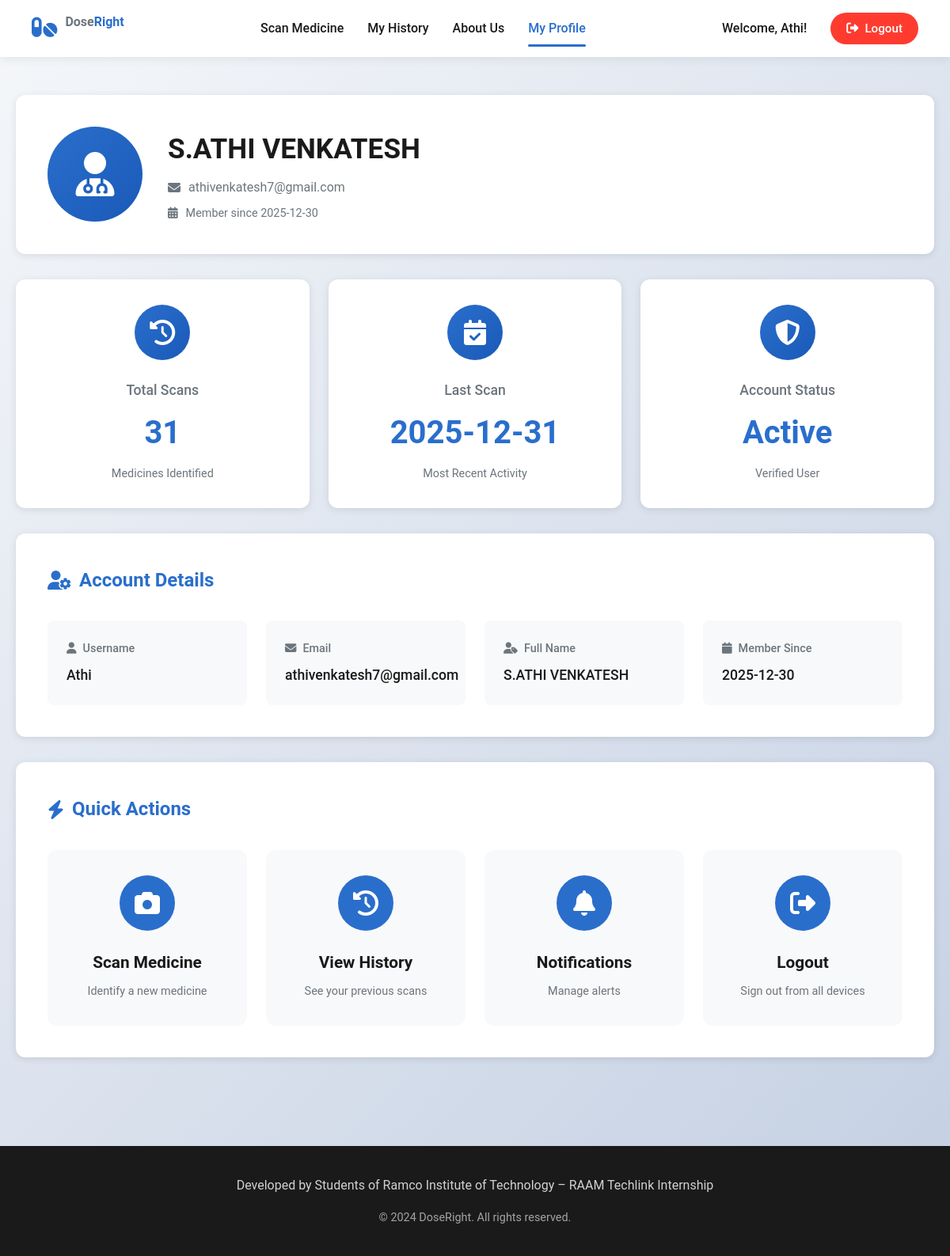
/auth/profile (signed in), run on the app's committed database.
### tables this page shows
CREATE TABLE users
                 (id INTEGER PRIMARY KEY AUTOINCREMENT,
                  username TEXT UNIQUE NOT NULL,
                  email TEXT UNIQUE,
                  password_hash TEXT NOT NULL,
                  full_name TEXT,
                  created_at TIMESTAMP DEFAULT CURRENT_TIMESTAMP);

### auth.py (the view)
@auth_bp.route('/profile')
@login_required
def profile():
    conn = get_db_connection()
    user = conn.execute('SELECT username, email, full_name, created_at FROM users WHERE id = ?',
                       (session['user_id'],)).fetchone()
    stats = conn.execute('''SELECT COUNT(*) as total_scans,
                           MAX(timestamp) as last_scan
                           FROM scan_history WHERE user_id = ?''',
                        (session['user_id'],)).fetchone()
    conn.close()
    stats_dict = {
        'total_scans': stats['total_scans'] if stats and stats['total_scans'] else 0,
        'last_scan': stats['last_scan'][:10] if stats and stats['last_scan'] else 'Never'
    }
    return render_template('profile.html', user=user, stats=stats_dict)

### auth.py (called while the page is built)
def get_db_connection():
    conn = sqlite3.connect('doseright.db')
    conn.row_factory = sqlite3.Row
    return conn

def login_required(f):
    @wraps(f)
    def decorated_function(*args, **kwargs):
        if 'user_id' not in session:
            return redirect(url_for('auth.login', next=request.url))
        return f(*args, **kwargs)
    return decorated_function

def auth_context_processor():
    user_info = {}
    if 'user_id' in session:
        conn = get_db_connection()
        user = conn.execute('SELECT id, username, email, full_name FROM users WHERE id = ?',
                           (session['user_id'],)).fetchone()
        conn.close()
        if user:
            user_info = {
                'id': user['id'],
                'username': user['username'],
                'email': user['email'],
                'full_name': user['full_name'],
                'is_authenticated': True
            }
    return dict(current_user=user_info)

### templates/profile.html (shortened to what this page needs)
<!DOCTYPE html>
<html lang="en">
<head>
    <link rel="stylesheet" href="{{ url_for('static', filename='css/style.css') }}">
    <link rel="stylesheet" href="https://cdnjs.cloudflare.com/ajax/libs/font-awesome/6.4.0/css/all.min.css">
</head>
<body>
    <nav class="navbar">
        <div class="nav-left">
            <i class="fas fa-pills"></i>
            <span class="brand">Dose<span>Right</span></span>
        </div>
        <div class="nav-center">
            <a href="{{ url_for('index') }}" class="nav-link">Scan Medicine</a>
            <a href="{{ url_for('history') }}" class="nav-link">My History</a>
            <a href="{{ url_for('about') }}" class="nav-link">About Us</a>
            <a href="{{ url_for('auth.profile') }}" class="nav-link active">My Profile</a>
        </div>
        <div class="nav-right">
            {% if current_user.is_authenticated %}
            <span class="welcome-text">Welcome, {{ current_user.username }}!</span>
            <a href="{{ url_for('auth.logout') }}" class="logout-btn">
                <i class="fas fa-sign-out-alt"></i> Logout
            </a>
            {% else %}
            <a href="{{ url_for('auth.login') }}" class="login-btn">Login</a>
            <a href="{{ url_for('auth.signup') }}" class="signup-btn">Sign Up</a>
            {% endif %}
        </div>
    </nav>
    <main class="main-content">
        <div class="container">
            <div class="profile-container">
                <div class="profile-header">
                    <div class="profile-avatar">
                        <i class="fas fa-user-md"></i>
                    </div>
                    <div class="profile-info">
                        <h1>{{ user.full_name or current_user.username }}</h1>
                        <p class="profile-email">
                            <i class="fas fa-envelope"></i> {{ user.email }}
                        </p>
                        <p class="profile-joined">
                            <i class="fas fa-calendar-alt"></i>
                            Member since {{ user.created_at[:10] if user.created_at else 'Recently' }}
                        </p>
                    </div>
                </div>
                <div class="stats-cards">
                    <div class="stat-card">
                        <div class="stat-icon">
                            <i class="fas fa-history"></i>
                        </div>
                        <h3>Total Scans</h3>
                        <p class="stat-number">{{ stats.total_scans if stats else 0 }}</p>
                        <p class="stat-label">Medicines Identified</p>
                    </div>
                    <div class="stat-card">
                        <div class="stat-icon">
                            <i class="fas fa-calendar-check"></i>
                        </div>
                        <h3>Last Scan</h3>
                        <p class="stat-number">
                            {% if stats and stats.last_scan %}
                                {{ stats.last_scan }}
                            {% else %}
                                Never
                            {% endif %}
                        </p>
                        <p class="stat-label">Most Recent Activity</p>
                    </div>
                    <div class="stat-card">
                        <div class="stat-icon">
                            <i class="fas fa-shield-alt"></i>
                        </div>
                        <h3>Account Status</h3>
                        <p class="stat-number">Active</p>
                        <p class="stat-label">Verified User</p>
                    </div>
                </div>
                <div class="account-details">
                    <h2><i class="fas fa-user-cog"></i> Account Details</h2>
                    <div class="details-grid">
                        <div class="detail-item">
                            <label><i class="fas fa-user"></i> Username</label>
                            <p>{{ user.username }}</p>
                        </div>
                        <div class="detail-item">
                            <label><i class="fas fa-envelope"></i> Email</label>
                            <p>{{ user.email }}</p>
                        </div>
                        <div class="detail-item">
                            <label><i class="fas fa-user-tag"></i> Full Name</label>
                            <p>{{ user.full_name or 'Not set' }}</p>
                        </div>
                        <div class="detail-item">
                            <label><i class="fas fa-calendar"></i> Member Since</label>
                            <p>{{ user.created_at[:10] if user.created_at else 'Recently' }}</p>
                        </div>
                    </div>
                </div>
                <div class="quick-actions">
                    <h2><i class="fas fa-bolt"></i> Quick Actions</h2>
                    <div class="actions-grid">
                        <a href="{{ url_for('index') }}" class="action-card">
                            <div class="action-icon">
                                <i class="fas fa-camera"></i>
                            </div>
                            <h3>Scan Medicine</h3>
                            <p>Identify a new medicine</p>
                        </a>
                        <a href="{{ url_for('history') }}" class="action-card">
                            <div class="action-icon">
                                <i class="fas fa-history"></i>
                            </div>
                            <h3>View History</h3>
                            <p>See your previous scans</p>
                        </a>
                        <a href="#" class="action-card" onclick="alert('Coming soon!')">
                            <div class="action-icon">
                                <i class="fas fa-bell"></i>
                            </div>
                            <h3>Notifications</h3>
                            <p>Manage alerts</p>
                        </a>
                        <a href="{{ url_for('auth.logout') }}" class="action-card logout-action">
                            <div class="action-icon">
                                <i class="fas fa-sign-out-alt"></i>
                            </div>
                            <h3>Logout</h3>
                            <p>Sign out from all devices</p>
                        </a>
                    </div>
                </div>
            </div>
        </div>
    </main>
    <footer class="footer">
        <div class="container">
            <p>Developed by Students of Ramco Institute of Technology – RAAM Techlink Internship</p>
            <p class="copyright">© 2024 DoseRight. All rights reserved.</p>
        </div>
    </footer>
</body>
</html>

### data on the page
users: username "Athi", full_name "S.ATHI VENKATESH", email "athivenkatesh7@gmail.com", created_at "2025-12-30"

### other printed values
{{ stats.total_scans if stats else 0 }} "31"
{{ stats.last_scan }} "2025-12-31"
